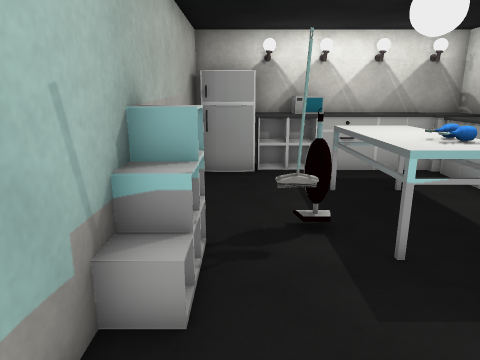
view 1 (above)

16 first-person views from a walk through a Unity game level. The camera is 1.3 m above the floor, tilts 14° down and sees 70° across. The floor is counted in squares, 0.5 m on a side. Each view is taken from the middle of a square. On the plan, view 1 faces up. The plan holds only what a view shows up to about 20 squares ahead; the rest is blank. The player character is not drawn. Some surface patterns are stand-ins.

view 2
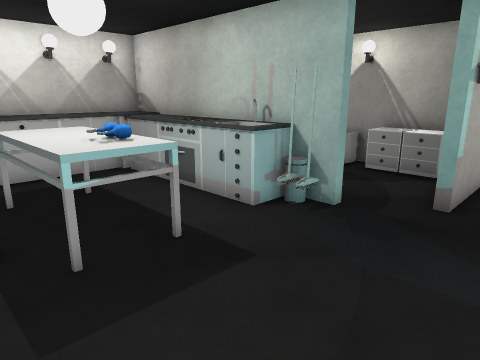

view 3
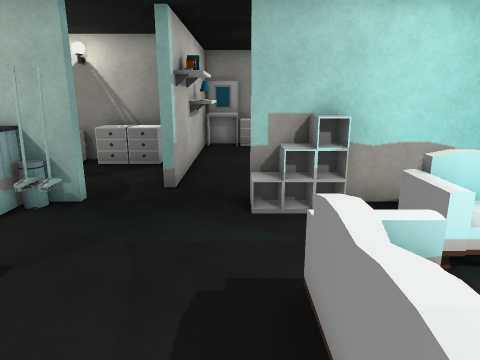

view 4
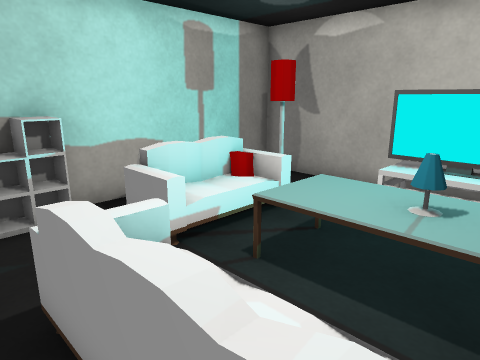

view 5
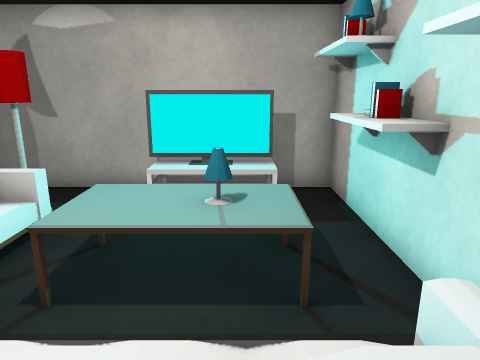

view 6
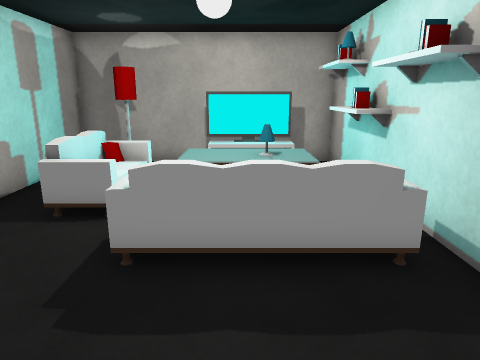

view 7
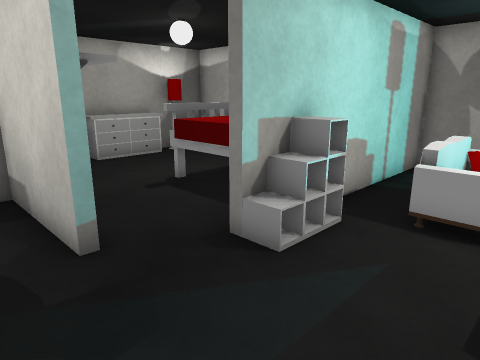

view 8
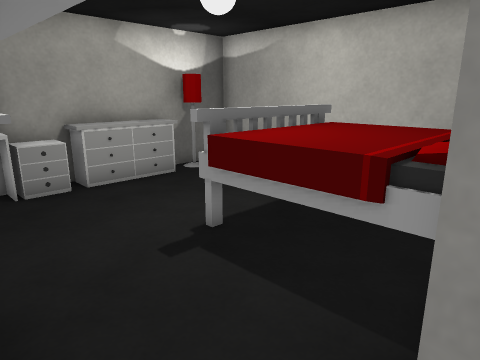

view 9
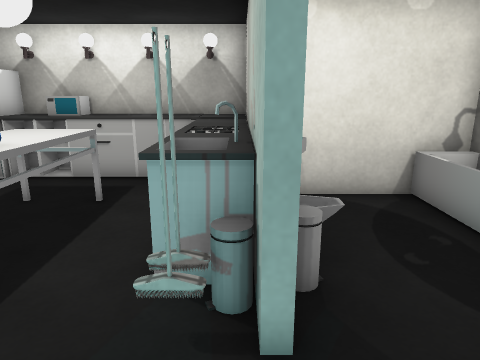

view 10
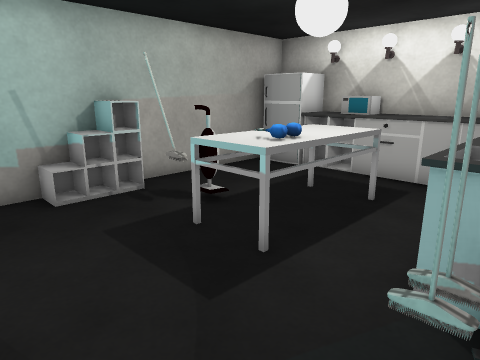

view 11
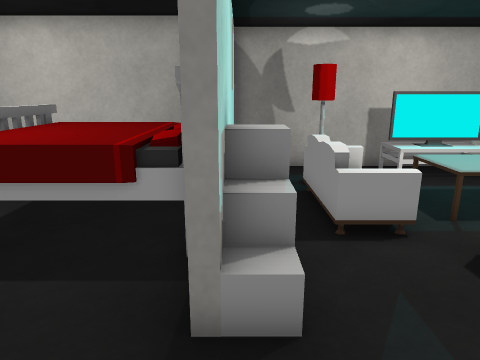

view 12
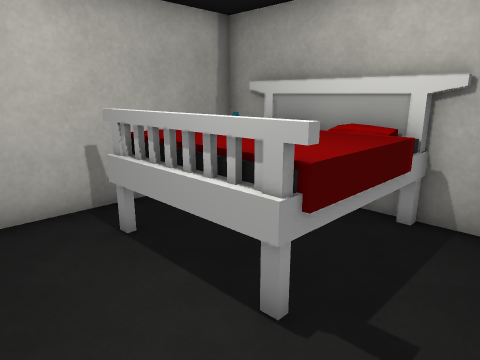

view 13
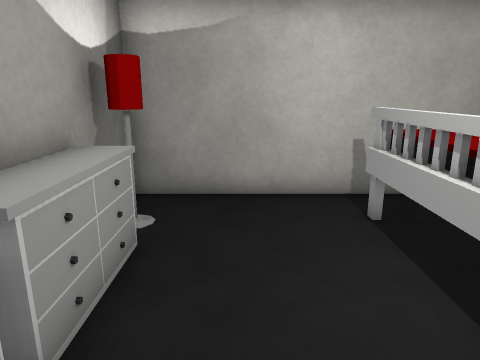

view 14
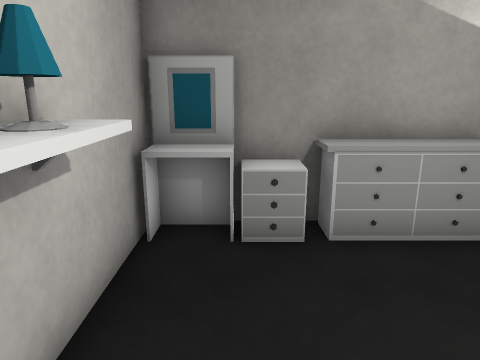

view 15
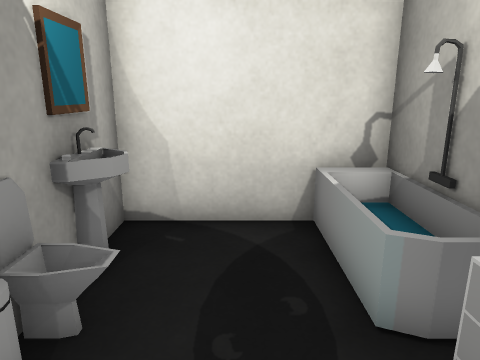

view 16
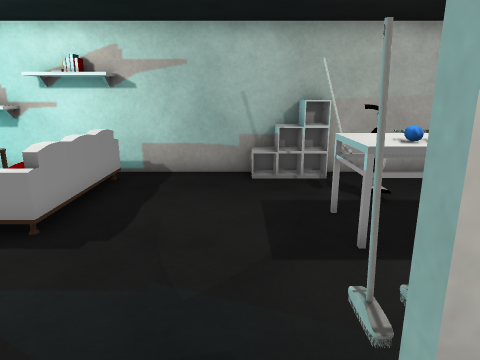

### Floor plan
Points are (right, up) in squares from view 1. A wall is a line through its corners. A room is listed if a view was taken in it or the views show most of it. See-through windows are left out.
Room 1 (views 1, 2, 3, 4, 5, 6, 7, 8, 9, 10, 11, 15, 16)
walls: (8.6, 4) (8.2, 4) (8.2, 6.5); (-1.6, 4.5) (-1.6, -0.5); (10.6, 1.9) (9.6, 1.9) (9.6, 2.2) (14, 2.2); (-1.6, -3.4) (-1.6, -4.5); (14, 3.1) (14, 6.9); (3.6, 13.1) (1.4, 13.1); (14, 7) (14, 9.9) (8.5, 9.9) (8.5, 8.6); (8.2, 13.1) (6.4, 13.1); (-1.6, 13.1) (-1.6, 6.4); (-1.6, -7.4) (-1.6, -9.6) (8.2, -9.6) (8.2, -0.3) (8.6, -0.3)
low walls: (7.6, 4) (7, 4); (7.7, 4.2) (7.2, 3.9)
ways out: opening at (9.5, 0.5) to room 2
objects: bookshelf (-2, -7) to (-1, -4); bookshelf (-2, -3) to (-1, -1); other object (-2, 5) to (-1, 6); bookshelf (-1, -8); bookshelf (-1, -6); fridge (-1, 12) to (1, 13); TV (0, -8) to (3, -8); sofa (0, -2) to (4, -1); lamp (1, -5); other object (1, 6) to (2, 7); sink (1, 13); microwave (2, 12) to (3, 12); table (3, 5) to (5, 9); other object (4, 6); other object (4, 7); sink (4, 12) to (6, 13); lamp (5, -7) to (6, -7); sofa (5, -6) to (6, -3); other object (7, -2) to (8, -1); sink (7, 5) to (8, 11); sink (7, 11) to (8, 12); other object (8, 5); other object (9, 5); other object (9, 6); mirror (9, 8); sink (10, 8); drawers (13, 3) to (13, 4); drawers (13, 5); bathtub (13, 6) to (13, 9)
Room 2 (views 12, 13, 14)
walls: (8.5, -1.1) (8.5, -7.9) (18.9, -7.9) (18.9, 1.9) (10.6, 1.9)
ways out: opening at (9.5, 0.5) to room 1
objects: other object (9, -7); bed (9, -6) to (13, -2); bookshelf (10, 1) to (12, 1); bookshelf (13, 1); lamp (14, 1); bookshelf (15, 1); lamp (18, -6); drawers (18, -5) to (18, -2); drawers (18, -1) to (18, 0); mirror (18, 1)

Positions as (right, up) in squares from view 1, and headings:
1: (0, 0), facing up
2: (1, 0), facing up-right
3: (0, 0), facing right
4: (0, 0), facing down-right
5: (1, 0), facing down
6: (2, 4), facing down
7: (4, 4), facing down-right
8: (8, 2), facing down-right
9: (8, 1), facing up
10: (8, 1), facing up-left
11: (8, 3), facing down
12: (16, 0), facing down-left
13: (16, 1), facing down
14: (12, 0), facing right
15: (11, 3), facing up
16: (10, 3), facing left
